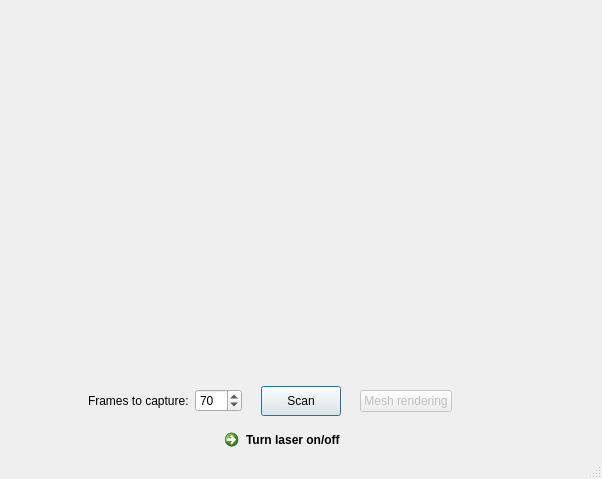
<?xml version="1.0" encoding="UTF-8"?>
<ui version="4.0">
 <class>MainWindow</class>
 <widget class="QMainWindow" name="MainWindow">
  <property name="geometry">
   <rect>
    <x>0</x>
    <y>0</y>
    <width>602</width>
    <height>479</height>
   </rect>
  </property>
  <property name="windowTitle">
   <string>MainWindow</string>
  </property>
  <widget class="QWidget" name="centralWidget">
   <layout class="QGridLayout" name="gridLayout">
    <property name="leftMargin">
     <number>0</number>
    </property>
    <property name="topMargin">
     <number>0</number>
    </property>
    <property name="rightMargin">
     <number>0</number>
    </property>
    <property name="bottomMargin">
     <number>0</number>
    </property>
    <item row="0" column="0">
     <widget class="QLabel" name="camera">
      <property name="autoFillBackground">
       <bool>true</bool>
      </property>
      <property name="text">
       <string>&lt;webcam&gt;</string>
      </property>
      <property name="alignment">
       <set>Qt::AlignCenter</set>
      </property>
     </widget>
    </item>
    <item row="1" column="0">
     <layout class="QHBoxLayout" name="horizontalLayout">
      <item>
       <layout class="QHBoxLayout" name="horizontalLayout_4">
        <item>
         <spacer name="horizontalSpacer_8">
          <property name="orientation">
           <enum>Qt::Horizontal</enum>
          </property>
          <property name="sizeHint" stdset="0">
           <size>
            <width>40</width>
            <height>13</height>
           </size>
          </property>
         </spacer>
        </item>
        <item>
         <widget class="QLabel" name="label">
          <property name="text">
           <string>Frames to capture:</string>
          </property>
         </widget>
        </item>
        <item>
         <widget class="QSpinBox" name="frames_spinBox">
          <property name="maximum">
           <number>300</number>
          </property>
          <property name="value">
           <number>70</number>
          </property>
         </widget>
        </item>
        <item>
         <spacer name="horizontalSpacer_7">
          <property name="orientation">
           <enum>Qt::Horizontal</enum>
          </property>
          <property name="sizeType">
           <enum>QSizePolicy::Minimum</enum>
          </property>
          <property name="sizeHint" stdset="0">
           <size>
            <width>13</width>
            <height>20</height>
           </size>
          </property>
         </spacer>
        </item>
       </layout>
      </item>
      <item>
       <widget class="QPushButton" name="scan_bttn">
        <property name="minimumSize">
         <size>
          <width>0</width>
          <height>30</height>
         </size>
        </property>
        <property name="autoFillBackground">
         <bool>true</bool>
        </property>
        <property name="text">
         <string>Scan</string>
        </property>
        <property name="icon">
         <iconset>
          <normaloff>../../../../Imágenes/play.png</normaloff>../../../../Imágenes/play.png</iconset>
        </property>
        <property name="default">
         <bool>true</bool>
        </property>
       </widget>
      </item>
      <item>
       <layout class="QHBoxLayout" name="horizontalLayout_2">
        <item>
         <spacer name="horizontalSpacer_3">
          <property name="orientation">
           <enum>Qt::Horizontal</enum>
          </property>
          <property name="sizeType">
           <enum>QSizePolicy::Minimum</enum>
          </property>
          <property name="sizeHint" stdset="0">
           <size>
            <width>13</width>
            <height>20</height>
           </size>
          </property>
         </spacer>
        </item>
        <item>
         <widget class="QPushButton" name="pushButton_2">
          <property name="enabled">
           <bool>false</bool>
          </property>
          <property name="minimumSize">
           <size>
            <width>0</width>
            <height>0</height>
           </size>
          </property>
          <property name="autoFillBackground">
           <bool>true</bool>
          </property>
          <property name="text">
           <string>Mesh rendering</string>
          </property>
          <property name="icon">
           <iconset>
            <normaloff>../../../../Imágenes/image.png</normaloff>../../../../Imágenes/image.png</iconset>
          </property>
          <property name="autoDefault">
           <bool>false</bool>
          </property>
          <property name="default">
           <bool>true</bool>
          </property>
         </widget>
        </item>
        <item>
         <spacer name="horizontalSpacer_2">
          <property name="orientation">
           <enum>Qt::Horizontal</enum>
          </property>
          <property name="sizeHint" stdset="0">
           <size>
            <width>40</width>
            <height>13</height>
           </size>
          </property>
         </spacer>
        </item>
       </layout>
      </item>
     </layout>
    </item>
    <item row="2" column="0">
     <layout class="QHBoxLayout" name="horizontalLayout_3">
      <item>
       <spacer name="horizontalSpacer_5">
        <property name="orientation">
         <enum>Qt::Horizontal</enum>
        </property>
        <property name="sizeHint" stdset="0">
         <size>
          <width>40</width>
          <height>20</height>
         </size>
        </property>
       </spacer>
      </item>
      <item>
       <widget class="QCommandLinkButton" name="commandLinkButton">
        <property name="maximumSize">
         <size>
          <width>16777215</width>
          <height>35</height>
         </size>
        </property>
        <property name="text">
         <string>Turn laser on/off</string>
        </property>
       </widget>
      </item>
      <item>
       <spacer name="horizontalSpacer_6">
        <property name="orientation">
         <enum>Qt::Horizontal</enum>
        </property>
        <property name="sizeHint" stdset="0">
         <size>
          <width>40</width>
          <height>20</height>
         </size>
        </property>
       </spacer>
      </item>
     </layout>
    </item>
   </layout>
  </widget>
  <widget class="QMenuBar" name="menuBar">
   <property name="geometry">
    <rect>
     <x>0</x>
     <y>0</y>
     <width>602</width>
     <height>19</height>
    </rect>
   </property>
  </widget>
  <widget class="QStatusBar" name="statusBar"/>
 </widget>
 <layoutdefault spacing="6" margin="11"/>
 <resources/>
 <connections/>
</ui>
